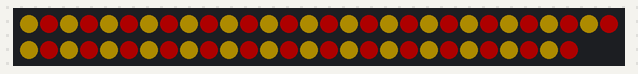
Bench run of a sketch on a simulated Arduino Uno, built with avr-gcc and run on an emulated ATmega328P. On the bench: 58 RGB LEDs in strip order, left to right, continuing on the next row. Dim RGB values are drawn brighter than linear; random numbers use the default seed unless the sketch sets one.

Above: at 9.05 s.
At 24.4 s:
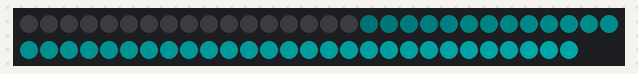
At 30.19 s:
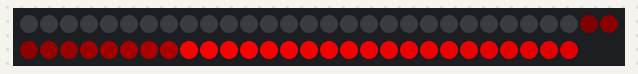
At 35.04 s:
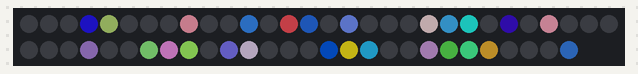
At 37.43 s:
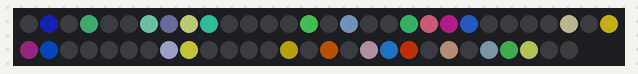
At 39.84 s:
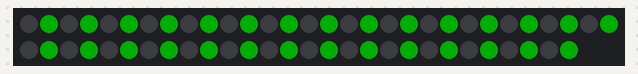

The sketch:

WS2812b_Kontrollsketch.ino
```cpp
#include <Adafruit_NeoPixel.h>

#define LED_PIN   6  // any PWM capable pin
#define NUM_LEDS 58

Adafruit_NeoPixel strip = Adafruit_NeoPixel(NUM_LEDS, LED_PIN, NEO_GRB + NEO_KHZ800);

void setup()
{
    strip.begin();
}

void loop()
{
    alternatePixels(20, 150, strip.Color(0, 50, 0), strip.Color(0, 0, 0));
    alternatePixels(75, 75, strip.Color(50, 40, 0), strip.Color(50, 0, 0));
    showMeteorPixels(10, 10, strip.Color(0, 50, 50));
    showKnightRider(10, 5, strip.Color(255, 0, 0));
    showRandomPixels(40, 80, 10, false);
    showRandomPixels(40, 80, 100, true);
}

void turnOffPixels()
{
    for (byte i = 0; i < NUM_LEDS; i++) {
        strip.setPixelColor(i, strip.Color(0, 0, 0));
    }
    strip.show();
}

void alternatePixels(int iterations, int delayMilliseconds, uint32_t color1, uint32_t color2)
{
    turnOffPixels();
    for (int iter = 0; iter < iterations; iter++) {
        for (byte i = 0; i < NUM_LEDS; i++) {
            if ((iter + i) % 2 == 0) {
                strip.setPixelColor(i, color1);
            } else {
                strip.setPixelColor(i, color2);
            }
        }
        strip.show();
        delay(delayMilliseconds);
    }
}

void showMeteorPixels(int iterations, int delayMilliseconds, uint32_t color)
{
    const byte STEP = 1;
    uint8_t r, g, b;
    uint32_t col;
    unsigned long sum = 0;

    turnOffPixels();

    for (int iter = 0; iter < iterations; iter++) {
        byte headIndex = 0;
        do {
            sum = 0;

            for (byte i = 0; i < NUM_LEDS; i++) {
                col = strip.getPixelColor(i);
                sum += col;

                r = col >> 16;
                g = col >> 8;
                b = col;

                if (r > 0) {
                    r -= STEP;
                    r = max(0, r);
                }
                if (g > 0) {
                    g -= STEP;
                    g = max(0, g);
                }
                if (b > 0) {
                    b -= STEP;
                    b = max(0, b);
                }
                strip.setPixelColor(i, strip.Color(r, g, b));
            }

            if (headIndex < NUM_LEDS) {
                strip.setPixelColor(headIndex++, color);
                sum += color;
            }

            strip.show();
            delay(delayMilliseconds);
        } while (sum > 0);
    }
}

void showKnightRider(int iterations, int delayMilliseconds, uint32_t color)
{
    const byte STEP = 5;
    byte dir = 0, headIndex = 0;
    uint8_t r, g, b;
    uint32_t col;

    turnOffPixels();

    for (int iter = 0; iter < iterations; iter++) {
        for (int i = 0; i < NUM_LEDS; i++) {
            for (int k = 0; k < NUM_LEDS; k++) {
                col = strip.getPixelColor(k);

                r = col >> 16;
                g = col >> 8;
                b = col;

                if (r > 0) {
                    r -= STEP;
                    r = max(0, r);
                }
                if (g > 0) {
                    g -= STEP;
                    g = max(0, g);
                }
                if (b > 0) {
                    b -= STEP;
                    b = max(0, b);
                }

                strip.setPixelColor(k, strip.Color(r, g, b));
            }

            strip.setPixelColor(headIndex, color);
            if (dir == 0) {
                headIndex++;
            } else {
                headIndex--;
            }

            strip.show();
            delay(delayMilliseconds);
        }

        dir++;
        dir%=2;
    }
}

void showRandomPixels(int iterations, int delayMilliseconds, byte ledBrightness, bool randomizeColors)
{
    uint32_t c = strip.Color(ledBrightness, 0, 0);
    for (int iter = 0; iter < iterations; iter++) {
        turnOffPixels();
        for (byte i = 0; i < NUM_LEDS; i++) {
            if (random(0, 2) == 0) {
                if (randomizeColors) {
                    c = strip.Color(random(ledBrightness), random(ledBrightness), random(ledBrightness));
                }
                strip.setPixelColor(i, c);
            }
        }
        strip.show();
        delay(delayMilliseconds);
    }
}
```
